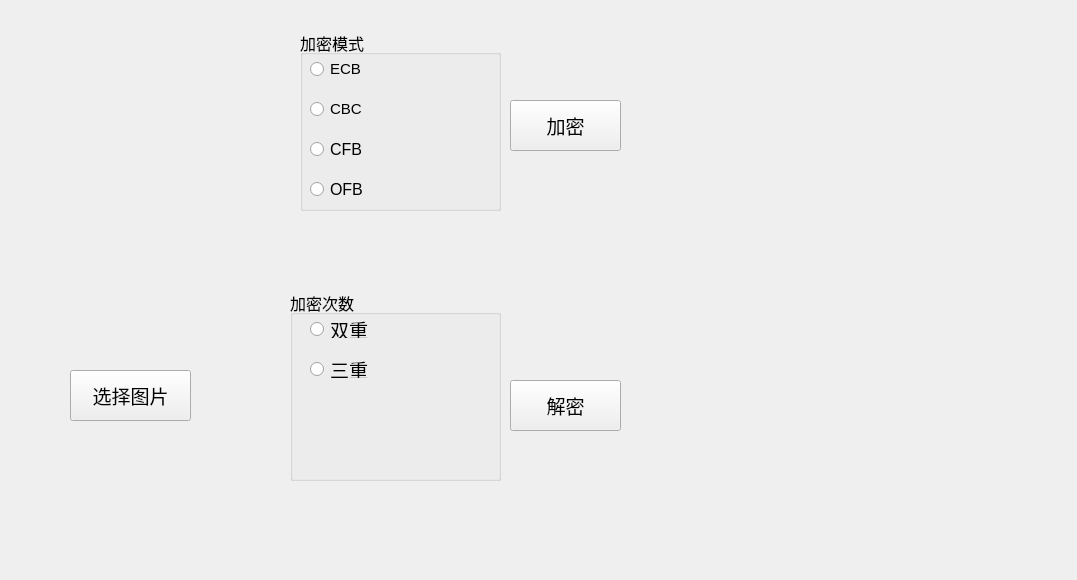
<?xml version="1.0" encoding="UTF-8"?>
<ui version="4.0">
 <class>Form</class>
 <widget class="QWidget" name="Form">
  <property name="geometry">
   <rect>
    <x>0</x>
    <y>0</y>
    <width>1077</width>
    <height>580</height>
   </rect>
  </property>
  <property name="windowTitle">
   <string>Form</string>
  </property>
  <widget class="QPushButton" name="pushButton">
   <property name="geometry">
    <rect>
     <x>70</x>
     <y>370</y>
     <width>121</width>
     <height>51</height>
    </rect>
   </property>
   <property name="font">
    <font>
     <family>Arial</family>
     <pointsize>14</pointsize>
    </font>
   </property>
   <property name="text">
    <string>选择图片</string>
   </property>
  </widget>
  <widget class="QPushButton" name="pushButton_2">
   <property name="geometry">
    <rect>
     <x>510</x>
     <y>100</y>
     <width>111</width>
     <height>51</height>
    </rect>
   </property>
   <property name="font">
    <font>
     <family>Arial</family>
     <pointsize>14</pointsize>
    </font>
   </property>
   <property name="text">
    <string>加密</string>
   </property>
  </widget>
  <widget class="QLabel" name="label">
   <property name="geometry">
    <rect>
     <x>30</x>
     <y>90</y>
     <width>241</width>
     <height>231</height>
    </rect>
   </property>
   <property name="text">
    <string/>
   </property>
  </widget>
  <widget class="QLabel" name="label_2">
   <property name="geometry">
    <rect>
     <x>660</x>
     <y>20</y>
     <width>261</width>
     <height>231</height>
    </rect>
   </property>
   <property name="text">
    <string/>
   </property>
  </widget>
  <widget class="QPushButton" name="pushButton_3">
   <property name="geometry">
    <rect>
     <x>510</x>
     <y>380</y>
     <width>111</width>
     <height>51</height>
    </rect>
   </property>
   <property name="font">
    <font>
     <family>Arial</family>
     <pointsize>14</pointsize>
    </font>
   </property>
   <property name="text">
    <string>解密</string>
   </property>
  </widget>
  <widget class="QLabel" name="label_3">
   <property name="geometry">
    <rect>
     <x>660</x>
     <y>290</y>
     <width>261</width>
     <height>231</height>
    </rect>
   </property>
   <property name="text">
    <string/>
   </property>
  </widget>
  <widget class="QGroupBox" name="groupBox">
   <property name="geometry">
    <rect>
     <x>300</x>
     <y>30</y>
     <width>201</width>
     <height>181</height>
    </rect>
   </property>
   <property name="font">
    <font>
     <family>Arial</family>
     <pointsize>12</pointsize>
    </font>
   </property>
   <property name="title">
    <string>加密模式</string>
   </property>
   <widget class="QRadioButton" name="radioButton_4">
    <property name="geometry">
     <rect>
      <x>10</x>
      <y>150</y>
      <width>101</width>
      <height>18</height>
     </rect>
    </property>
    <property name="text">
     <string>OFB</string>
    </property>
   </widget>
   <widget class="QRadioButton" name="radioButton">
    <property name="geometry">
     <rect>
      <x>10</x>
      <y>30</y>
      <width>101</width>
      <height>18</height>
     </rect>
    </property>
    <property name="font">
     <font>
      <family>Arial</family>
      <pointsize>11</pointsize>
     </font>
    </property>
    <property name="text">
     <string>ECB</string>
    </property>
   </widget>
   <widget class="QRadioButton" name="radioButton_2">
    <property name="geometry">
     <rect>
      <x>10</x>
      <y>70</y>
      <width>101</width>
      <height>18</height>
     </rect>
    </property>
    <property name="font">
     <font>
      <family>Arial</family>
      <pointsize>11</pointsize>
     </font>
    </property>
    <property name="text">
     <string>CBC</string>
    </property>
   </widget>
   <widget class="QRadioButton" name="radioButton_3">
    <property name="geometry">
     <rect>
      <x>10</x>
      <y>110</y>
      <width>101</width>
      <height>18</height>
     </rect>
    </property>
    <property name="text">
     <string>CFB</string>
    </property>
   </widget>
  </widget>
  <widget class="QGroupBox" name="groupBox_2">
   <property name="geometry">
    <rect>
     <x>290</x>
     <y>290</y>
     <width>211</width>
     <height>191</height>
    </rect>
   </property>
   <property name="font">
    <font>
     <family>Arial</family>
     <pointsize>12</pointsize>
    </font>
   </property>
   <property name="title">
    <string>加密次数</string>
   </property>
   <widget class="QRadioButton" name="radioButton_5">
    <property name="geometry">
     <rect>
      <x>20</x>
      <y>30</y>
      <width>101</width>
      <height>18</height>
     </rect>
    </property>
    <property name="font">
     <font>
      <family>Arial</family>
      <pointsize>14</pointsize>
     </font>
    </property>
    <property name="text">
     <string>双重</string>
    </property>
   </widget>
   <widget class="QRadioButton" name="radioButton_6">
    <property name="geometry">
     <rect>
      <x>20</x>
      <y>70</y>
      <width>101</width>
      <height>18</height>
     </rect>
    </property>
    <property name="font">
     <font>
      <family>Arial</family>
      <pointsize>14</pointsize>
     </font>
    </property>
    <property name="text">
     <string>三重</string>
    </property>
   </widget>
  </widget>
 </widget>
 <resources/>
 <connections/>
</ui>
